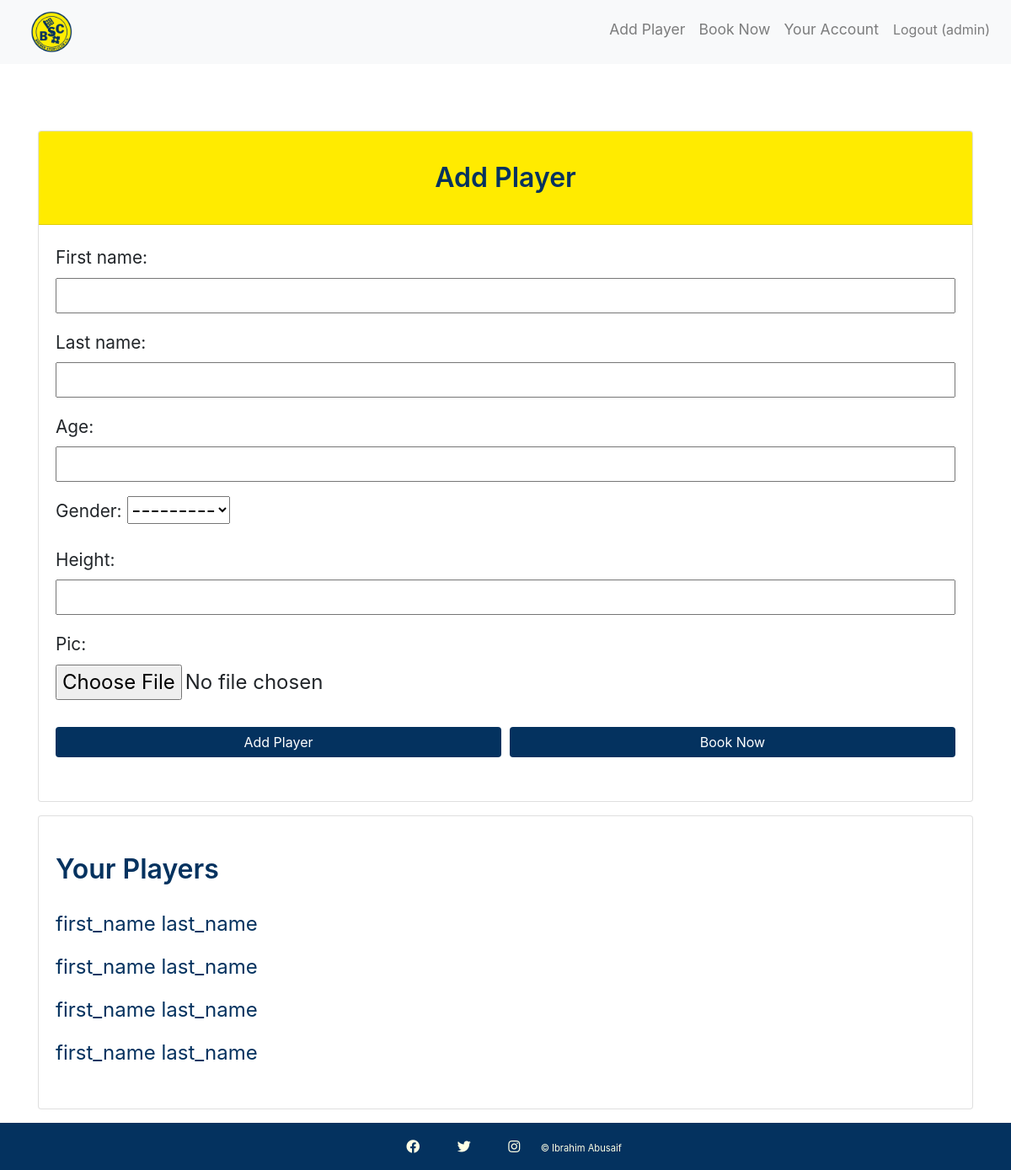
Page /manage_players/ (signed in) on the committed database.
### football_camp/models.py (models this page shows, shortened)
class Player(models.Model):
    user = models.ForeignKey(User, on_delete=models.CASCADE, related_name='players')
    first_name = models.CharField(max_length=30)
    last_name = models.CharField(max_length=30)
    age = models.IntegerField()
    gender = models.CharField(max_length=10, choices=[('girl', 'Girl'), ('boy', 'Boy')])
    height = models.FloatField()
    pic = models.ImageField(upload_to='players/', blank=True, null=True)
    class Meta:
        verbose_name = "Player"
        verbose_name_plural = "Players"

### football_camp/views.py (the view)
# urls.py: path('manage_players/', views.manage_players, name='manage_players'),
@login_required
def manage_players(request):
    if request.method == 'POST':
        form = PlayerForm(request.POST, request.FILES)
        if form.is_valid():
            player = form.save(commit=False)
            player.user = request.user
            player.save()
            messages.success(request, "Your player was successfully added.")
            return render(request, 'football_camp/manage_players.html', {
                'form': PlayerForm(),
                'players': Player.objects.filter(user=request.user),
                'success': True
            })
    else:
        form = PlayerForm()
    players = Player.objects.filter(user=request.user)
    return render(request, 'football_camp/manage_players.html', {'players': players, 'form': form})

### football_camp/forms.py (shortened to what this page needs)
class PlayerForm(forms.ModelForm):
    class Meta:
        model = Player
        fields = ['first_name', 'last_name', 'age', 'gender', 'height', 'pic']

### football_camp/templates/football_camp/manage_players.html (shortened to what this page needs)
{% extends 'football_camp/base.html' %}
{% block content %}
<div class="container">
    <div class="row justify-content-center">
        <div class="col-md-12">
            <div class="card mt-5">
                <div class="card-header text-center">
                    <h2>Add Player</h2>
                </div>
                <div class="card-body">
                    <form method="post" enctype="multipart/form-data">
                        {{ form.as_p }}
                        <div class="button-group">
                            <button type="submit" class="btn btn-primary same-size">Add Player</button>
                            <a href="{% url 'book_service' %}" class="btn btn-primary same-size">Book Now</a>
                        </div>
                    </form>
                </div>
            </div>
            <div class="card mt-3">
                <div class="card-body">
                    <h2>Your Players</h2>
                    <ul>
                        {% for player in players %}
                        <li><a href="{% url 'player_profile' player.id %}">{{ player.first_name }} {{ player.last_name }}</a></li>
                        {% endfor %}
                    </ul>
                </div>
            </div>
        </div>
    </div>
</div>
{% endblock %}

### football_camp/templates/football_camp/base.html (shortened to what this page needs)
<!DOCTYPE html>
<html lang="en">
<head>
    {% load static %}
    <link rel="stylesheet" href="{% static 'css/style.css' %}">
    <link rel="stylesheet" href="https://maxcdn.bootstrapcdn.com/bootstrap/4.5.2/css/bootstrap.min.css">
    <link rel="stylesheet" href="https://cdnjs.cloudflare.com/ajax/libs/font-awesome/5.15.3/css/all.min.css">
</head>
<body>
    <div class="wrapper">
        <nav class="navbar navbar-expand-lg navbar-light bg-light fixed-top">
            <a class="navbar-brand" href="{% url 'home' %}"><img src="{% static 'images/bsc-logo-.png' %}" alt="bsc-hastet-logo" class="logo-img-nav"></a>
            <div class="collapse navbar-collapse" id="navbarNav">
                <ul class="navbar-nav ml-auto">
                    {% if user.is_authenticated %}
                    <li class="nav-item">
                        <a class="nav-link" href="{% url 'manage_players' %}">Add Player</a>
                    </li>
                    <li class="nav-item">
                        <a class="nav-link" href="{% url 'book_service' %}">Book Now</a>
                    </li>
                    <li class="nav-item">
                        <a class="nav-link" href="{% url 'user_account' %}">Your Account</a>
                    </li>
                    <li class="nav-item">
                        <form method="post" action="{% url 'logout' %}">
                            <button type="submit" class="nav-link btn btn-link" style="cursor: pointer;">Logout
                                ({{ user.username }})</button>
                        </form>
                    </li>
                    {% endif %}
                </ul>
            </div>
        </nav>
        <main class="flex-shrink-0">
            {% block content %}{% endblock %}
        </main>
        <footer class="text-center mt-auto footer">
            <a href="https://facebook.com" target="_blank" class="fab fa-facebook"></a>
            <a href="https://twitter.com" target="_blank" class="fab fa-twitter"></a>
            <a href="https://instagram.com" target="_blank" class="fab fa-instagram"></a>
            <a href="https://github.com/ibra8080" target="_blank" class="copy-right">© Ibrahim Abusaif</a>
        </footer>
    </div>
</body>
</html>

### football_camp/static/css/style.css (style rules this page uses)
html, body { margin: 0; height: 100%; }
p { font-size: 1.5rem; }
.container h2 { color: #04325F; margin-bottom: 1.5rem; margin-top: 1.5rem; font-weight: 600; }
.wrapper { display: flex; min-height: 100vh; flex-direction: column; justify-content: space-between; }
.flex-shrink-0 { padding-top: 75px; }
main { flex: 1; }
.logo-img-nav { height: 50px; margin-left: 20px; }
.nav-item { font-size: 1.3rem; padding-left: 5px; }
.card-header { background-color: #ffeb00 !important; color: #04325F; }
.card-body { padding: 2rem; }
.card-body form { margin-bottom: 1rem; }
.card-body input { width: 100%; }
.card-body label { font-size: 1.3rem; }
.btn-primary { background-color: #04325F !important; border: none !important; color: #FFFFFF; padding: 0.75rem; font-size: 1rem; width: 100%; border-radius: 0; }
.text-center a { color: #04325F; text-decoration: underline; }
.btn-primary { width: 100%; margin-top: 1rem; }
.button-group { display: flex; gap: 10px; }
.same-size { background-color: #04325F !important; border: none !important; color: #FFFFFF; padding: 0.75rem; font-size: 1rem; width: 100%; border-radius: 0; text-align: center; }
ul { padding: 0; list-style: none; }
ul li { margin-bottom: 0.5rem; }
ul li a { text-decoration: none; color: #04325F; }
.justify-content-center { margin-bottom: 1rem; }
.btn-primary { width: 100%; margin-top: 1rem; margin-bottom: 1rem; }
.text-center { text-align: center; }
.container { margin-top: 2rem; width: 100%; }
.container ul { display: flex; flex-direction: column; line-height: 1.8; width: 100%; font-size: 1.5rem !important; text-align: justify; margin-bottom: 1rem; }
footer { background-color: #04325F; color: #FFFFE5; text-align: center; padding: 1rem 0; }
footer .fab { color: #ffffe5; margin: 0px 20px 0px 20px; }
.footer a { color: inherit; transition: color 0.3s ease; text-decoration: none; }
.copy-right { font-size: 0.7rem; }
@media (min-width: 992px) { .nav-item { font-size: 1.1rem; padding-left: 0px; display: flex; margin-top: 2px; } }

### rows in the picture
Player: first_name "first_name", last_name "last_name"
Player: first_name "first_name", last_name "last_name"
Player: first_name "first_name", last_name "last_name"
Player: first_name "first_name", last_name "last_name"

### other values in the picture
{{ user.username }} "admin"
